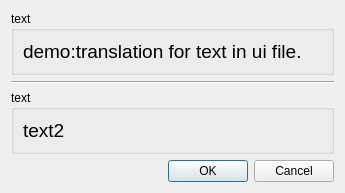
<?xml version="1.0" encoding="UTF-8"?>
<ui version="4.0">
 <class>CDialog</class>
 <widget class="QDialog" name="CDialog">
  <property name="geometry">
   <rect>
    <x>0</x>
    <y>0</y>
    <width>345</width>
    <height>184</height>
   </rect>
  </property>
  <property name="windowTitle">
   <string>Dialog</string>
  </property>
  <layout class="QVBoxLayout" name="verticalLayout">
   <item>
    <widget class="QGroupBox" name="groupBox">
     <property name="title">
      <string>text</string>
     </property>
     <layout class="QHBoxLayout" name="horizontalLayout">
      <item>
       <widget class="QLabel" name="m_pLabel1">
        <property name="font">
         <font>
          <pointsize>14</pointsize>
         </font>
        </property>
        <property name="text">
         <string>demo:translation for text in ui file.</string>
        </property>
       </widget>
      </item>
     </layout>
    </widget>
   </item>
   <item>
    <widget class="Line" name="line">
     <property name="orientation">
      <enum>Qt::Horizontal</enum>
     </property>
    </widget>
   </item>
   <item>
    <widget class="QGroupBox" name="groupBox_2">
     <property name="title">
      <string>text</string>
     </property>
     <layout class="QHBoxLayout" name="horizontalLayout_2">
      <item>
       <widget class="QLabel" name="m_pLabel2">
        <property name="font">
         <font>
          <pointsize>14</pointsize>
         </font>
        </property>
        <property name="frameShadow">
         <enum>QFrame::Raised</enum>
        </property>
        <property name="text">
         <string>text2</string>
        </property>
       </widget>
      </item>
     </layout>
    </widget>
   </item>
   <item>
    <widget class="QDialogButtonBox" name="buttonBox">
     <property name="orientation">
      <enum>Qt::Horizontal</enum>
     </property>
     <property name="standardButtons">
      <set>QDialogButtonBox::Cancel|QDialogButtonBox::Ok</set>
     </property>
    </widget>
   </item>
  </layout>
 </widget>
 <resources/>
 <connections>
  <connection>
   <sender>buttonBox</sender>
   <signal>accepted()</signal>
   <receiver>CDialog</receiver>
   <slot>accept()</slot>
   <hints>
    <hint type="sourcelabel">
     <x>248</x>
     <y>254</y>
    </hint>
    <hint type="destinationlabel">
     <x>157</x>
     <y>274</y>
    </hint>
   </hints>
  </connection>
  <connection>
   <sender>buttonBox</sender>
   <signal>rejected()</signal>
   <receiver>CDialog</receiver>
   <slot>reject()</slot>
   <hints>
    <hint type="sourcelabel">
     <x>316</x>
     <y>260</y>
    </hint>
    <hint type="destinationlabel">
     <x>286</x>
     <y>274</y>
    </hint>
   </hints>
  </connection>
 </connections>
</ui>
